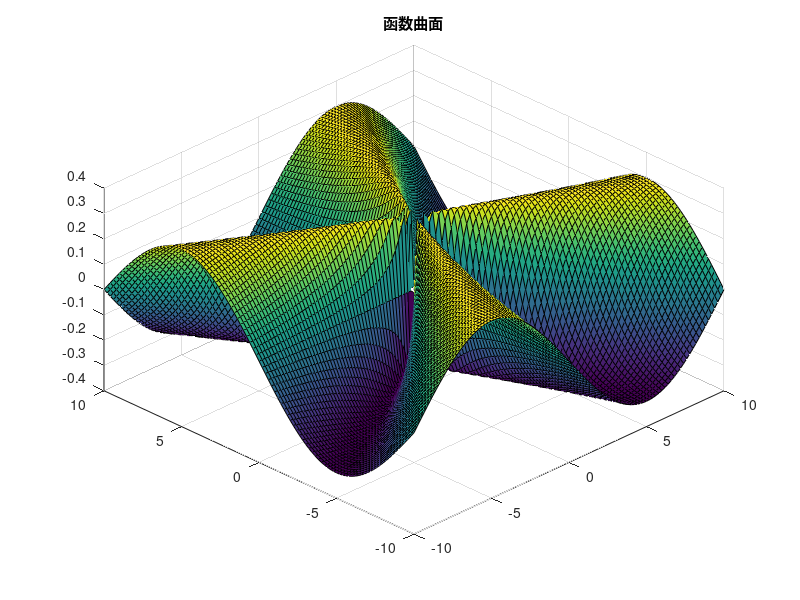

The MATLAB source for this figure:
% 创建示例数据
[X, Y] = meshgrid(-10:0.2:10, -10:0.2:10);

% 初始化 Z
Z = zeros(size(X));

% 根据条件计算 Z 的值
condition1 = abs(X) > abs(Y);
condition2 = abs(X) <= abs(Y);

Z(condition1) = 0.3 * sin(-pi * Y(condition1) ./ X(condition1));
Z(condition2) = 0.3 * sin(pi * X(condition2) ./ Y(condition2));

% 创建图形窗口
figure;

% 绘制曲面图
surf(X, Y, Z);
title('函数曲面');
% 设置观察角度
view(-45, 45);
